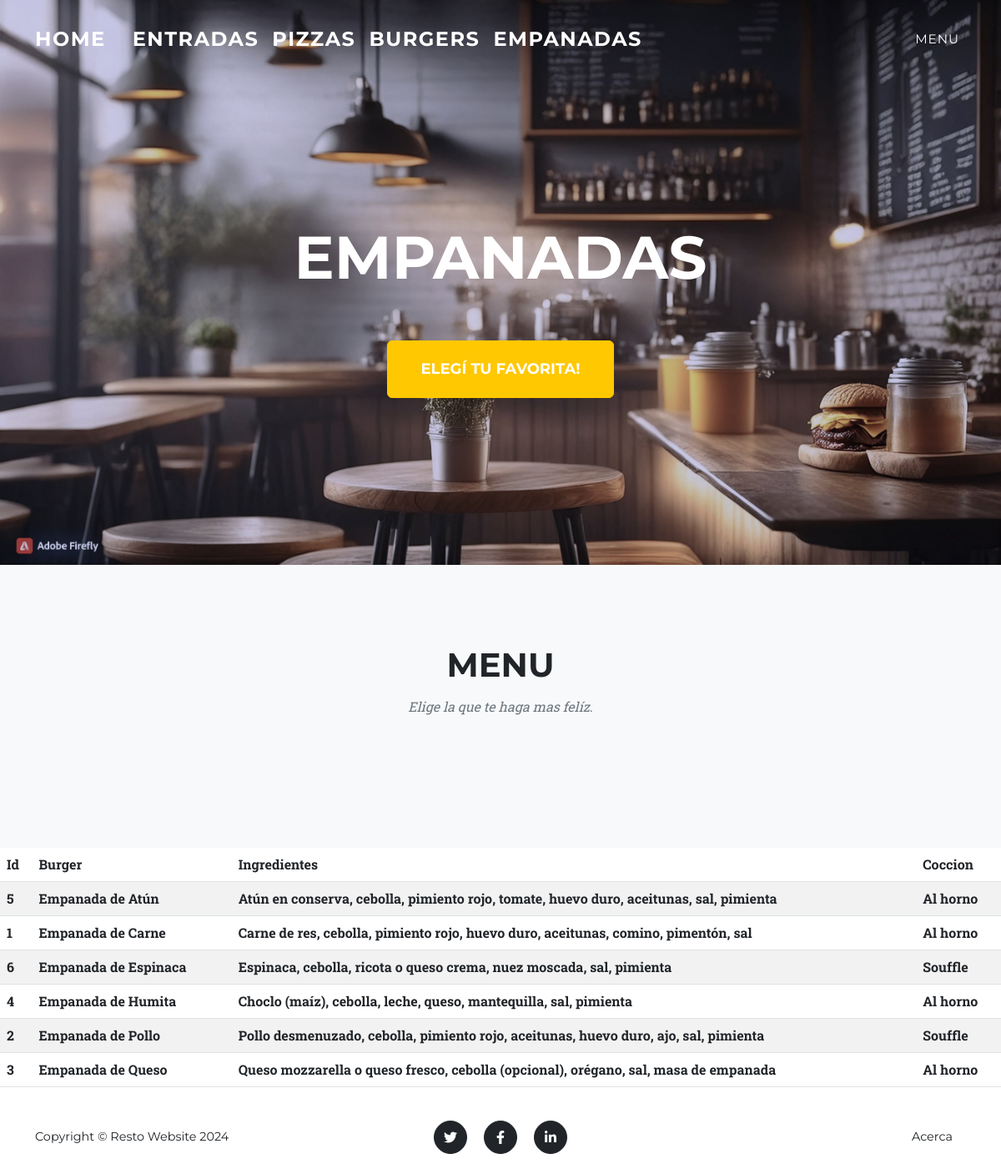
The page /Empanadas/ on the database as committed earlier.
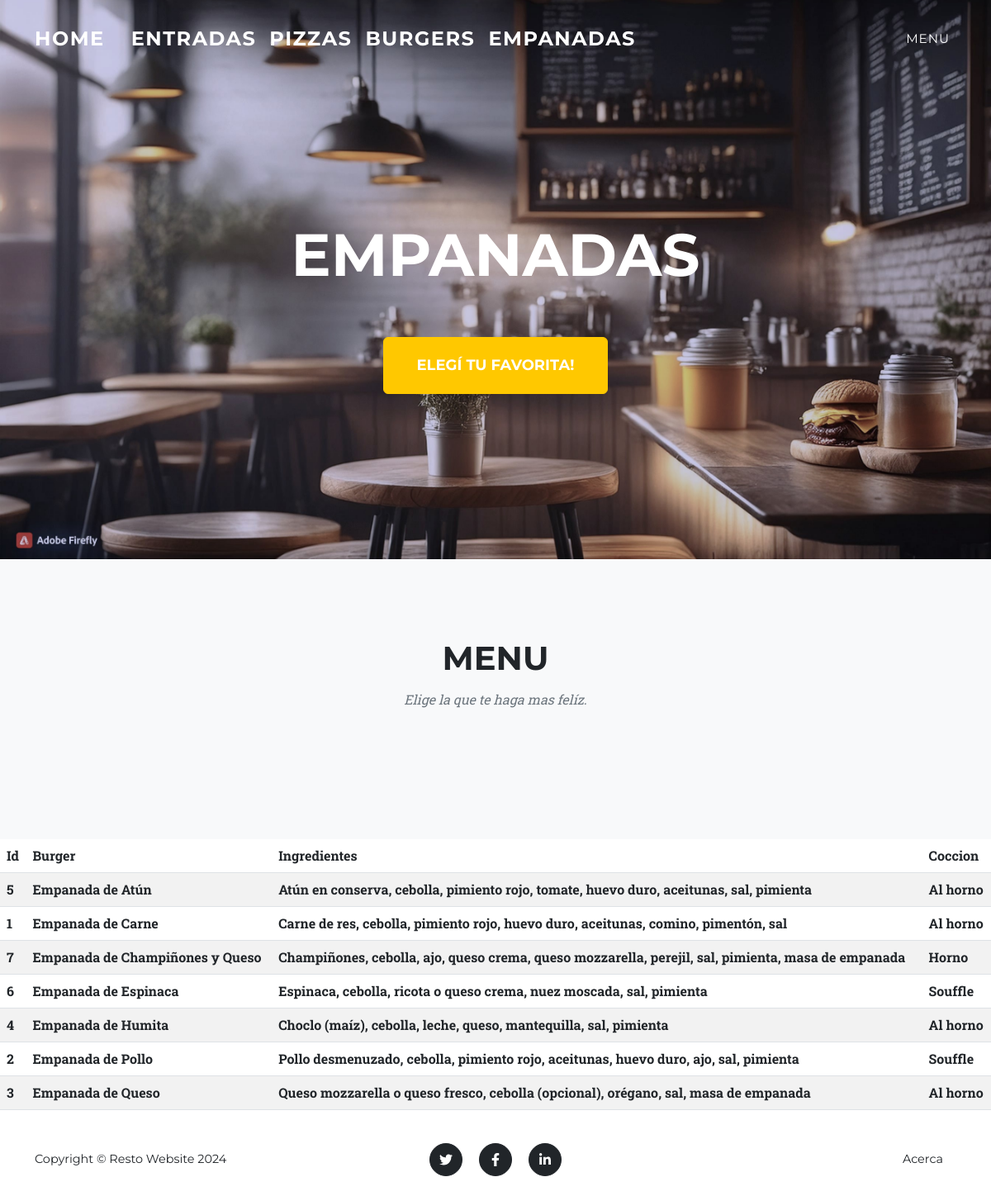
The same page on the database as committed later.
### menu/models.py (models this page shows, shortened)
class Empanadas(models.Model):
    nombre = models.CharField(max_length=50)
    ingredientes = models.CharField(max_length=100)
    coccion = models.CharField(max_length=50)
    class Meta:
        ordering = ["nombre"]
        verbose_name = "Empanada"
        verbose_name_plural = "Empanadas"

### menu/views.py (the view)
# urls.py: path('Empanadas/', empanadas, name="Empanadas"),
def empanadas(request):
    contexto = {"Empanadas": Empanadas.objects.all()}
    return render(request, "menu/Empanadas.html", contexto)

### menu/templates/menu/Empanadas.html (shortened to what this page needs)
{% extends 'menu/index.html' %}
{% block titulo %}
<div class="masthead-heading text-uppercase">Empanadas</div>
<a class="btn btn-primary btn-xl text-uppercase" href="#portfolio">Elegí tu favorita!</a>
{% endblock titulo %}
{% block contenido %}
<table class="table table-striped">
    <thead>
        <tr>
            <th>Id</th>
            <th>Burger</th>
            <th>Ingredientes</th>
            <th>Coccion</th>
    </thead>
    <tbody>
    {% for ep in Empanadas %}
        <tr>
            <th>{{ep.id}}</th>
            <th>{{ep.nombre}}</th>
            <th>{{ep.ingredientes}}</th>
            <th>{{ep.coccion}}</th>
        </tr>
    {% endfor %}
    </tbody>
</table>
{% endblock contenido %}

Rows that differ between the two databases and show on the page:
added Empanadas: id "7", nombre "Empanada de Champiñones y Queso", ingredientes "Champiñones, cebolla, ajo, queso crema, queso mozzarella, perejil, sal, pimienta, masa de empanada", coccion "Horno"
